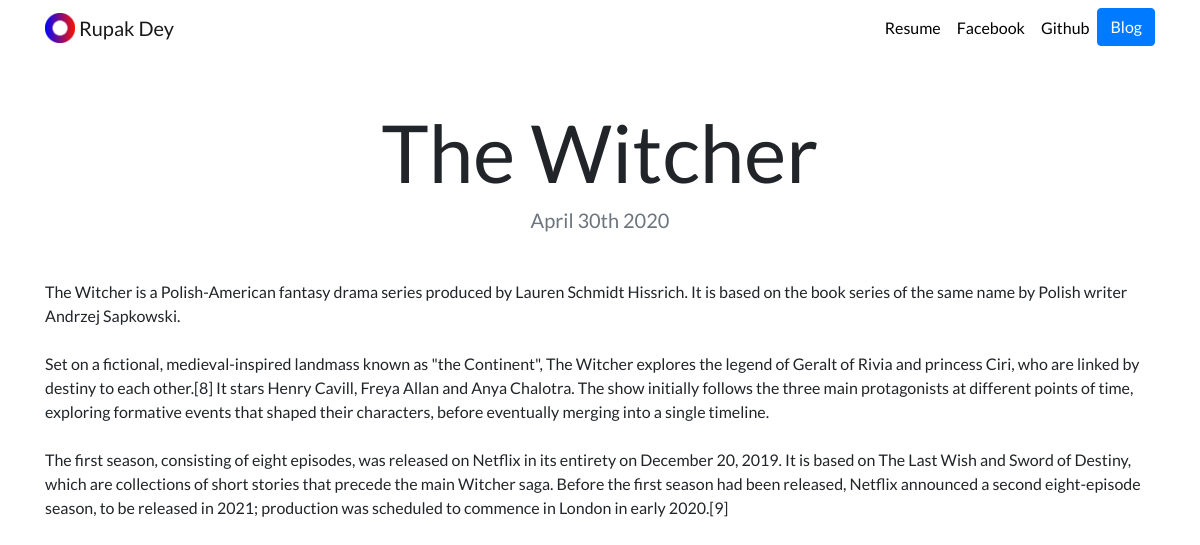
Page /blog/3/ on the committed database.
### blog/models.py (models this page shows, shortened)
class Blog(models.Model):
        title = models.CharField(max_length=100)
        description = models.TextField()
        date = models.DateField()

### blog/views.py (the view)
# urls.py: path('<int:blog_id>/', views.detail, name='detail'),
def detail(request, blog_id):
    blog = get_object_or_404(Blog, pk=blog_id)
    return render(request, 'blog/detail.html', {'blog': blog })

### blog/templates/blog/detail.html
{% extends "portfolio/base.html" %}
{% load static %}
{% block content %}
<h1 class="text-center mt-5" id="blogdetailtitle">{{ blog.title }}</h1>
<h5 class="text-center text-muted mb-5">{{ blog.date|date:'F jS Y' }}</h5>
{{ blog.description|safe }}
{% endblock %}

### portfolio/static/portfolio/custom.css (style rules this page uses)
body { font-family: 'Lato', sans-serif; }
@media (min-width: 992px) { #blogdetailtitle { font-size: 5rem; } }

### rows in the picture
Blog: title "The Witcher", date "April 30th 2020", description "The Witcher is a Polish-American fantasy drama series produced by Lauren Schmidt Hissrich. It is based on the book series of the same name by Polish writer Andrzej Sapkowski. Set on a fictional, medieval-inspired landmass known as \"the Continent\", The Witcher explores the legend of Geralt of Rivia and princess Ciri, who are linked by destiny to each other.[8] It stars Henry Cavill, Freya Allan and Anya Chalotra. The show initially follows the three main protagonists at different points of time, exploring formative events that shaped their characters, before eventually merging into a single timeline. The first season, consisting of eight episodes, was released on Netflix in its entirety on…"
